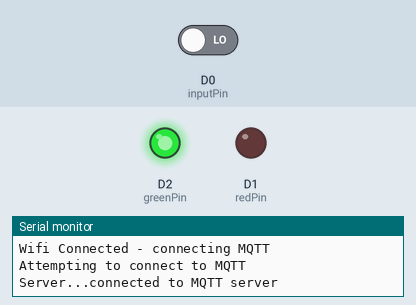
Recording of a sketch running on a simulated ESP8266 (NodeMCU). Parts: output pins drawn as LEDs (lit = HIGH), the last lines printed to the serial monitor. The test bench sets the inputs (shaded band); at power-on: D0 (inputPin) LOW. WiFi joins after 1.5 s; servers stay silent unless stated; no MQTT or app messages arrive unless stated.

Above: at 3.2 s.
3.3 s: D0 (inputPin) driven HIGH
At 4.0 s:
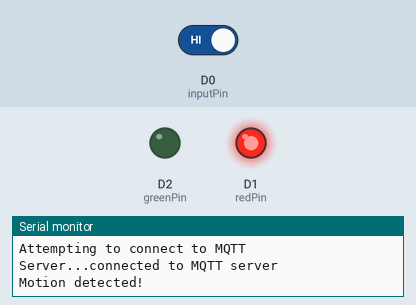
4.8 s: D0 (inputPin) driven LOW
At 5.1 s:
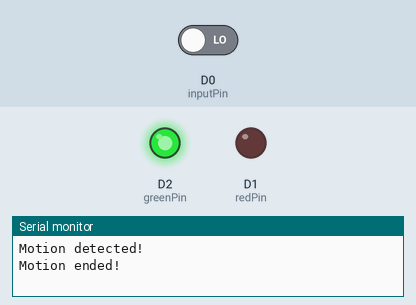
Timing chart, 0 to 7.8 s (numbered marks = the images above; inputs shaded):
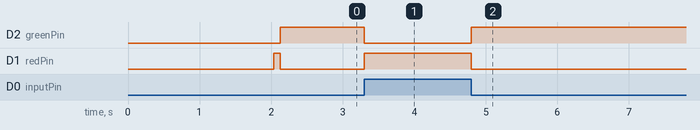

The sketch:

sketch_sep20a.ino
```cpp
#include <ESP8266WiFi.h>
#include <PubSubClient.h>

//
// Settings for wifi and MQTT - change to matfch your environment:
//
const char* ssid = "charrold303";                      // The SSID (name) of the Wi-Fi network you want to connect to
const char* password = "charrold303";            // The password of the Wi-Fi network
const char* mqtt_server = "192.168.1.42";           // The target mqtt server
const char* sensor_pack_ID = "{\"Group\":\"G5\", \"Sensor\":\"S3\", ";       // defines what group and unit this sensor pack is - unique for each MCU - any valid string
String clientId = "G5-S3";                            // client-ID for MQTT publishing - any valid string - must be unique for each MCU
const char* mqtopic = "G5-traffic";  //MQTT topic string for publishing the actual sensor pack events. Change to fit group ID

//
// --------
//

// program variables - do not change
int redPin = D1;                // choose the pin for the Red LED
int greenPin = D2;              // choose the pin for the Green LED
int inputPin = D0;              // choose the input pin (for PIR sensor)
int pirState = LOW;             // we start, assuming no motion detected
int val = 0;                    // variable for reading the pin status
unsigned long timeNow = 0;      // timekeeping variable - current time
unsigned long timeLast = 0;     // timekeeping variable - last time we saw motion
int seconds = 0;                // placeholder for the delta-time between motion detections
char data[80];                  // mqtt client uses a character array (because strings are taboo in C?) - this is empyrically bad

// declare our Wifi and MQTT connections
WiFiClient espClient;
PubSubClient client(espClient);

//
// Reconnects to the MQTT message-bus if the connection died, or we're
// not otherwise connected.
//
void reconnect() {

// turn red pin on to indicate that this code has started and is attempting to connect
digitalWrite(redPin, HIGH);  // turn Red LED ON

  // Loop until we're reconnected
  while (!client.connected()) {
    Serial.print("Attempting to connect to MQTT Server...");

    // Attempt to connect
    if (client.connect(clientId.c_str())) {
      Serial.println("connected to MQTT server");
      digitalWrite(redPin, LOW);  // turn Red LED Off

      // Once connected, publish an announcement...
      String payload = String(sensor_pack_ID) + "\"MQTT\":\"Reconnected\"}";
      payload.toCharArray(data, (payload.length() + 1));
      client.publish("control", data); //the "control" topic is just for notifications - change to fit your needs

    } else {
      Serial.print("failed, rc=");
      Serial.print(client.state());
      Serial.println(" try again in 5 seconds");
      // Wait 5 seconds before retrying
      delay(5000);
    }
  }
}

void setup_wifi() {
  delay(10);
  Serial.print("Connecting to ");
  Serial.print(ssid); Serial.println(" ...");

  WiFi.begin(ssid, password);             // Connect to the wifi network

  while (WiFi.status() != WL_CONNECTED) // Wait for the Wi-Fi to connect
    delay(1000);
    Serial.print('.');

  Serial.println('\n');
  Serial.println("Connected!");
  Serial.print("IP address:\t");
  Serial.println(WiFi.localIP());         // Send the IP address of the ESP8266 to the serial port
}

void setup() {
  Serial.begin(9600);         // Start the Serial communication to send log messages to the computer if serial is connected
  delay(10);
  Serial.println('\n');

  // Define the MQTT Server connection settings and then launch the MQTT Connection
  client.setServer(mqtt_server, 1883);

  pinMode(redPin, OUTPUT);      // declare Red LED as output
  pinMode(greenPin, OUTPUT);      // declare Green LED as output
  pinMode(inputPin, INPUT);     // declare sensor as input

  setup_wifi();
}

void loop() {

  // Connect to MQTT if we're not already connected.

  if (!client.connected()) {
      if (WiFi.status() != WL_CONNECTED) {
        Serial.println("Wifi not connected - configuring");
        setup_wifi();
    } else {
      Serial.println("Wifi Connected - connecting MQTT");
    }
    reconnect();
    // process any events.
  client.loop();
  }

  val = digitalRead(inputPin);  // read input value
    if (val == HIGH) {            // check if the input is HIGH
      digitalWrite(redPin, HIGH);  // turn Red LED ON
      digitalWrite(greenPin, LOW);  // turn Green LED Off
      if (pirState == LOW) {
        // we have just turned on
        Serial.println("Motion detected!");
        timeNow = millis()/1000; // the number of milliseconds that have passed since boot
        seconds = timeNow - timeLast;
        //seconds = ((timeNow - timeLast)/60);
        // This sends off your payload.
        String payload = String(sensor_pack_ID) + "\"delta_time\":\"" + seconds + "\"}";
        payload.toCharArray(data, (payload.length() + 1));
        client.publish(mqtopic, data);
        timeLast = timeNow;
        // We only want to print on the output change, not state
        pirState = HIGH;
      }
    } else {
      digitalWrite(redPin, LOW); // turn Red LED OFF
      digitalWrite(greenPin, HIGH);  // turn Green LED ON
      if (pirState == HIGH){
        // we have just turned off
        Serial.println("Motion ended!");
        // We only want to print on the output change, not state
        pirState = LOW;
      }
  }


}
```

Measured:
- after the input at 3.3 s, D2 (greenPin): HIGH → LOW at once; D1 (redPin): LOW → HIGH at once
- after the input at 4.8 s, D2 (greenPin): LOW → HIGH at once; D1 (redPin): HIGH → LOW at once
